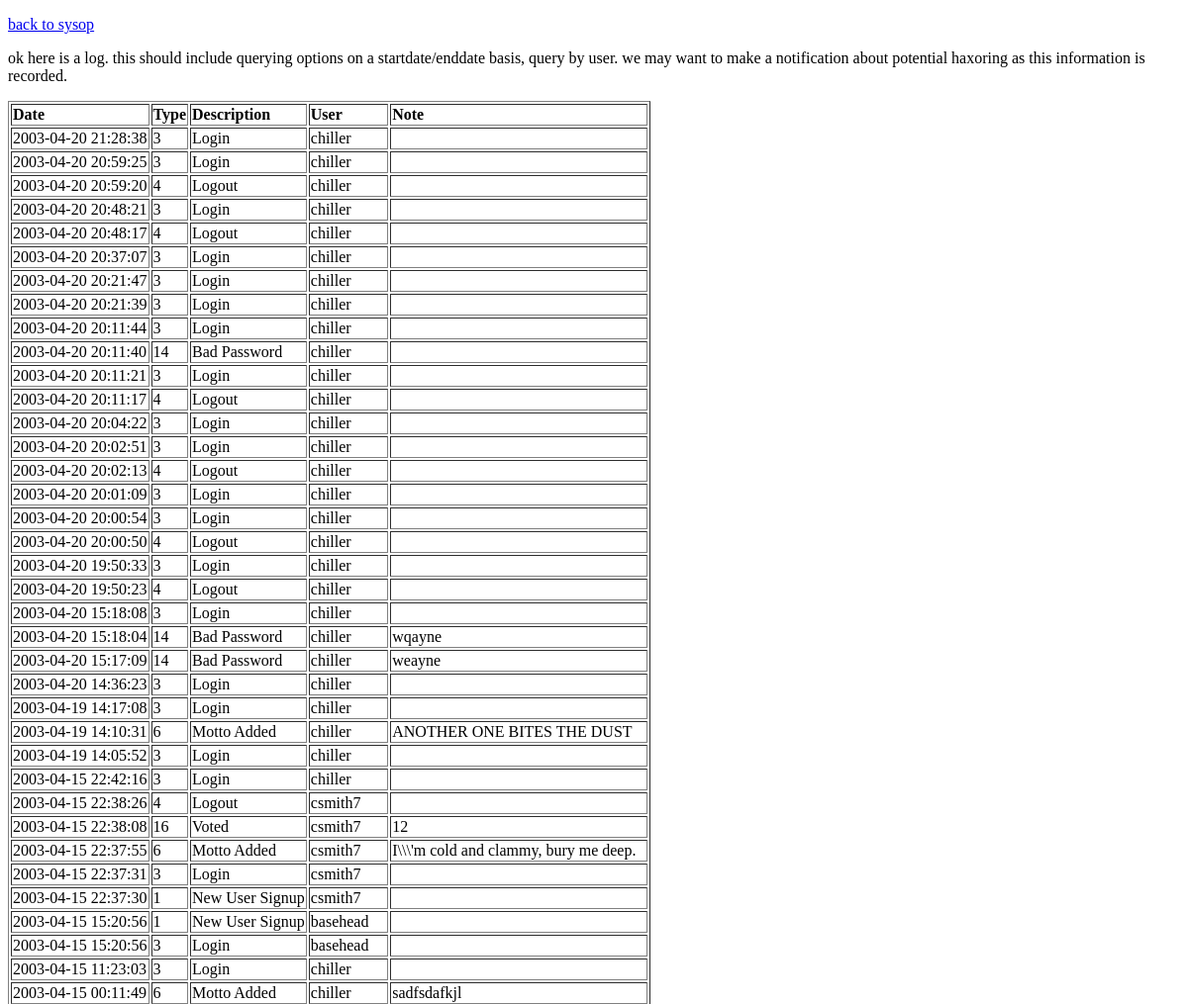
Before: /sysop_log.php (signed in, upper part) with the older database file.
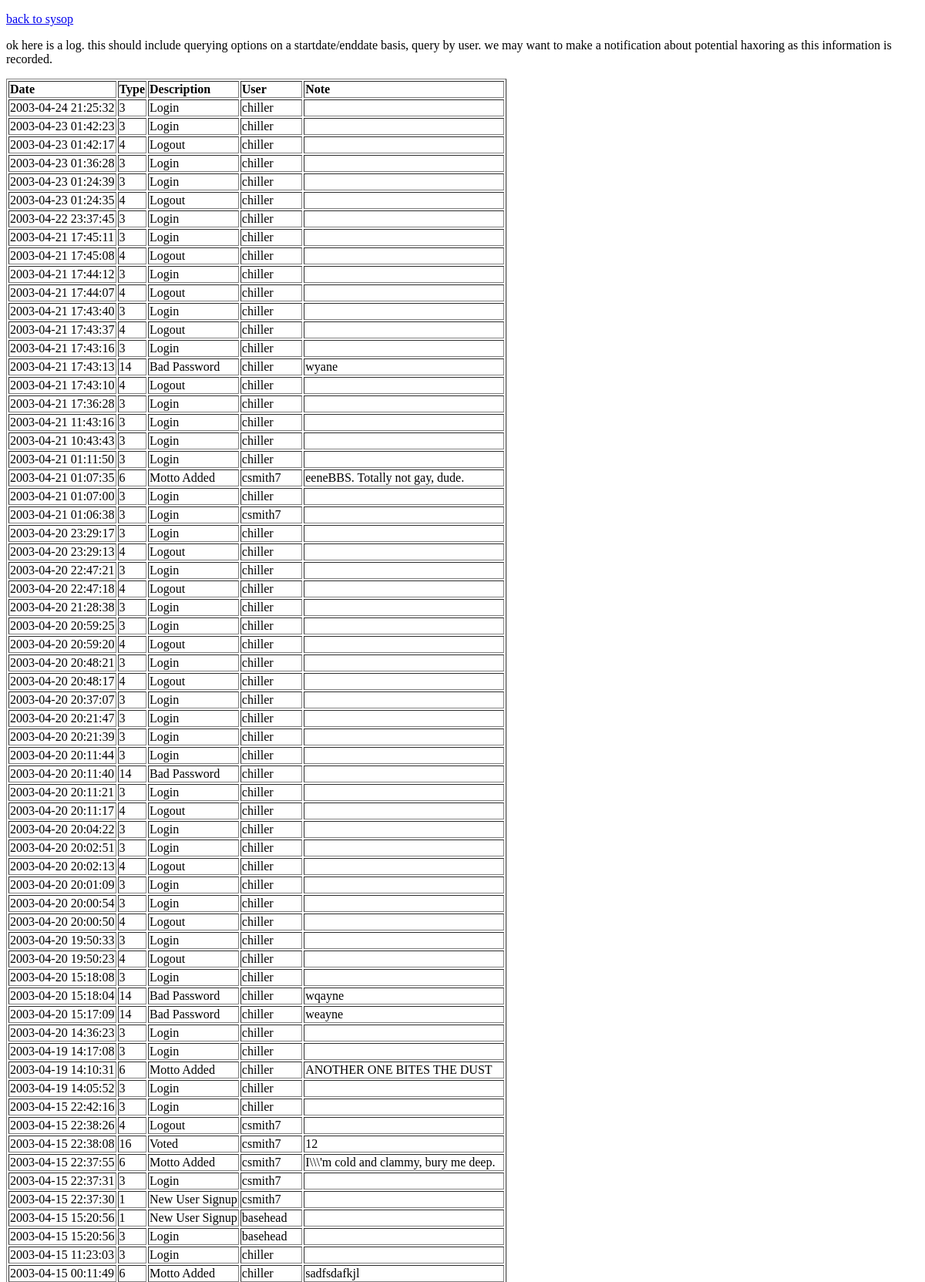
After: the same page with the newer database file.
### tables this page shows
CREATE TABLE `log` (
  `id` bigint(20) unsigned NOT NULL auto_increment,
  `event_id` tinyint(4) unsigned NOT NULL default '0',
  `date` datetime NOT NULL default '0000-00-00 00:00:00',
  `user_id` mediumint(9) unsigned default '0',
  `note` text,
  PRIMARY KEY  (`id`)
) TYPE=MyISAM;

CREATE TABLE `event_ids` (
  `id` tinyint(4) unsigned NOT NULL auto_increment,
  `descr` varchar(255) NOT NULL default '',
  `short_descr` varchar(16) NOT NULL default '',
  PRIMARY KEY  (`id`),
  UNIQUE KEY `short_descr` (`short_descr`)
) TYPE=MyISAM;

CREATE TABLE `users` (
  `id` mediumint(9) unsigned NOT NULL auto_increment,
  `alias` varchar(32) NOT NULL default '',
  `password` varchar(32) default NULL,
  `location` varchar(128) default NULL,
  `email` varchar(128) default NULL,
  `comment` varchar(255) default NULL,
  `avatar` varchar(255) default NULL,
  `sl` tinyint(4) unsigned NOT NULL default '0',
  `site` varchar(255) default NULL,
  PRIMARY KEY  (`id`),
  UNIQUE KEY `alias` (`alias`),
  KEY `password` (`password`),
  KEY `avatar` (`avatar`)
) TYPE=MyISAM;

### sysop_log.php (the view, shortened to what this page needs)
<!DOCTYPE html PUBLIC "-//W3C//DTD XHTML 1.0 Transitional//EN" "http://www.w3.org/TR/xhtml1/DTD/xhtml1-transitional.dtd">
<html xmlns="http://www.w3.org/1999/xhtml">
<head>
</head>
<body>
<p><a href="sysop.php">back to sysop</a></p>
<p>ok here is a log. this should include querying options on a startdate/enddate
	basis, query by user. we may want to make a notification about potential haxoring
	as this information is recorded.</p>
<table border=1>
	<tr>
		<td><strong>Date</strong></td>
		<td><strong>Type</strong></td>
		<td><strong>Description</strong></td>
		<td><strong>User</strong></td>
		<td><strong>Note</strong></td>
	</tr>
	<?php
$sql_get_log = "SELECT l.date, l.event_id, e.descr, u.alias, l.note FROM log l,
		event_ids e, users u WHERE u.id = l.user_id AND e.id = l.event_id ORDER BY l.date DESC";
$sth_get_log = @mysql_query($sql_get_log);
while ($row = mysql_fetch_assoc($sth_get_log)) {
?>
	<tr>
		<td>
			<?= $row['date'] ?>
		</td>
		<td>
			<?= $row['event_id'] ?>
		</td>
		<td>
			<?= $row['descr'] ?>
		</td>
		<td>
			<?= $row['alias'] ?>
		</td>
		<td>
			<?= $row['note'] ?>
		</td>
	</tr>
	<?php
}
?>
</table>
</body>
</html>

Changed rows visible on the page:
added log: date "2003-04-24 21:25:32", event "3", event_ids.descr "Login", user.alias "chiller"
added log: date "2003-04-23 01:42:23", event "3", event_ids.descr "Login", user.alias "chiller"
added log: date "2003-04-23 01:42:17", event "4", event_ids.descr "Logout", user.alias "chiller"
added log: date "2003-04-23 01:36:28", event "3", event_ids.descr "Login", user.alias "chiller"
added log: date "2003-04-23 01:24:39", event "3", event_ids.descr "Login", user.alias "chiller"
added log: date "2003-04-23 01:24:35", event "4", event_ids.descr "Logout", user.alias "chiller"
added log: date "2003-04-22 23:37:45", event "3", event_ids.descr "Login", user.alias "chiller"
added log: date "2003-04-21 17:45:11", event "3", event_ids.descr "Login", user.alias "chiller"
added log: date "2003-04-21 17:45:08", event "4", event_ids.descr "Logout", user.alias "chiller"
added log: date "2003-04-21 17:44:12", event "3", event_ids.descr "Login", user.alias "chiller"
added log: date "2003-04-21 17:44:07", event "4", event_ids.descr "Logout", user.alias "chiller"
added log: date "2003-04-21 17:43:40", event "3", event_ids.descr "Login", user.alias "chiller"
added log: date "2003-04-21 17:43:37", event "4", event_ids.descr "Logout", user.alias "chiller"
added log: date "2003-04-21 17:43:16", event "3", event_ids.descr "Login", user.alias "chiller"
added log: date "2003-04-21 17:43:13", event "14", event_ids.descr "Bad Password", user.alias "chiller", note "wyane"
added log: date "2003-04-21 17:43:10", event "4", event_ids.descr "Logout", user.alias "chiller"
added log: date "2003-04-21 17:36:28", event "3", event_ids.descr "Login", user.alias "chiller"
added log: date "2003-04-21 11:43:16", event "3", event_ids.descr "Login", user.alias "chiller"
added log: date "2003-04-21 10:43:43", event "3", event_ids.descr "Login", user.alias "chiller"
added log: date "2003-04-21 01:11:50", event "3", event_ids.descr "Login", user.alias "chiller"
added log: date "2003-04-21 01:07:35", event "6", event_ids.descr "Motto Added", user.alias "csmith7", note "eeneBBS. Totally not gay, dude."
added log: date "2003-04-21 01:07:00", event "3", event_ids.descr "Login", user.alias "chiller"
added log: date "2003-04-21 01:06:38", event "3", event_ids.descr "Login", user.alias "csmith7"
added log: date "2003-04-20 23:29:17", event "3", event_ids.descr "Login", user.alias "chiller"
added log: date "2003-04-20 23:29:13", event "4", event_ids.descr "Logout", user.alias "chiller"
added log: date "2003-04-20 22:47:21", event "3", event_ids.descr "Login", user.alias "chiller"
added log: date "2003-04-20 22:47:18", event "4", event_ids.descr "Logout", user.alias "chiller"
